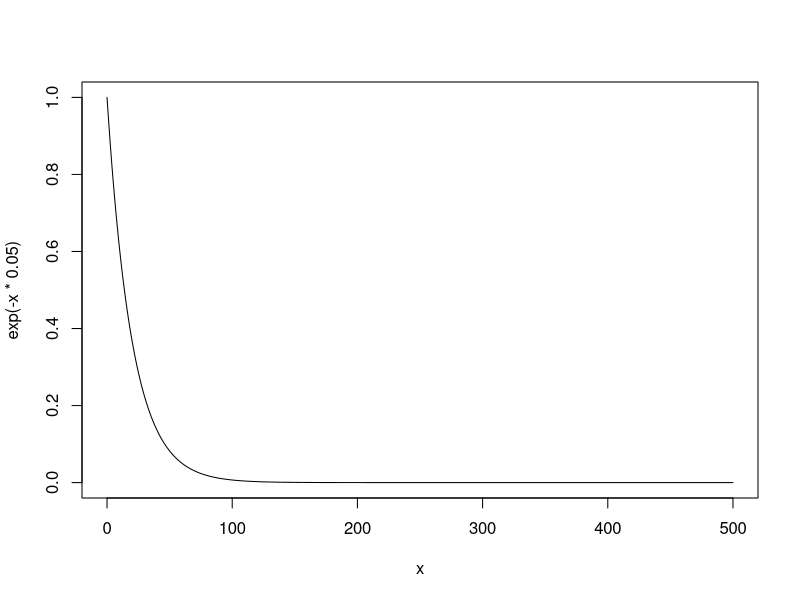
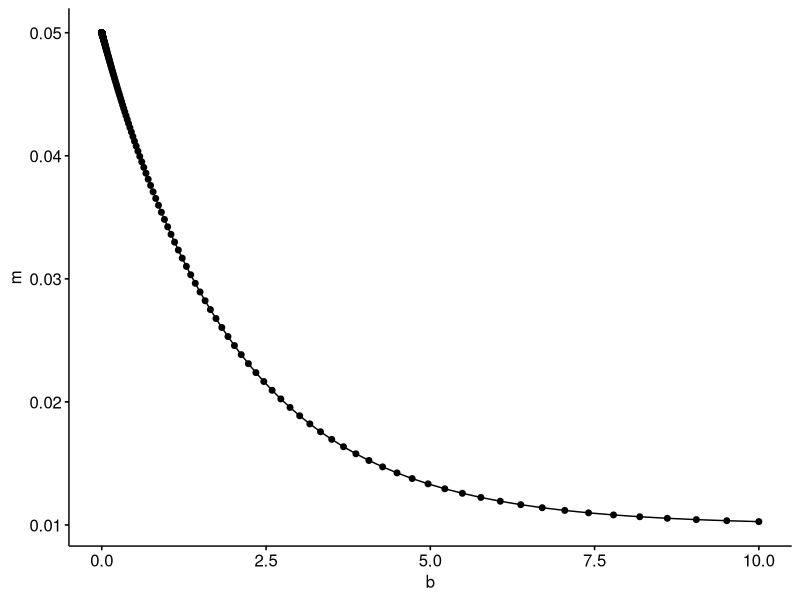

Write the R code that produced these figures, in order.
library(ggpubr)

###############################################################################
## Model from Camac et al (PNAS, 2018)

mortality <- function(t, dt, alpha, gamma, beta, biomass) {
  gamma + alpha * exp(-beta * biomass) * dt
}

myt = seq(0,500)
dt = 1
myb = curve(exp(-x* 0.05), 0, 500, n = 501) 
myb$y = myb$y * 10


## gamma gives base rate (non-growth)
## alpha gives mortality at very low growth rates
## beta is the sensitivity to growth rate

mym = mortality(myt, dt, alpha = 0.04, gamma = 0.01, beta = 0.5, biomass = myb$y)

data.frame(t = myt, b = myb$y, m = mym) %>%
  ggline(x = "b", y = "m", numeric.x.axis = TRUE)

